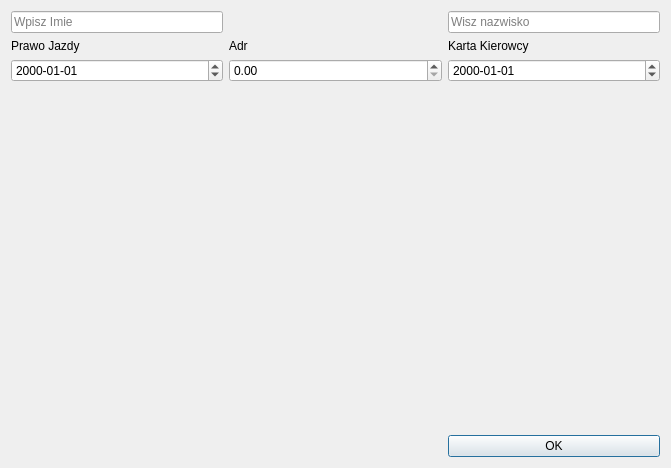
<?xml version="1.0" encoding="UTF-8"?>
<ui version="4.0">
 <class>Dialog</class>
 <widget class="QDialog" name="Dialog">
  <property name="geometry">
   <rect>
    <x>0</x>
    <y>0</y>
    <width>671</width>
    <height>468</height>
   </rect>
  </property>
  <property name="windowTitle">
   <string>Dialog</string>
  </property>
  <layout class="QGridLayout" name="gridLayout">
   <item row="0" column="2">
    <widget class="QLineEdit" name="edit_nazwisko">
     <property name="placeholderText">
      <string>Wisz nazwisko</string>
     </property>
    </widget>
   </item>
   <item row="0" column="0">
    <widget class="QLineEdit" name="edit_imie">
     <property name="placeholderText">
      <string>Wpisz Imie</string>
     </property>
    </widget>
   </item>
   <item row="1" column="1">
    <widget class="QLabel" name="label_2">
     <property name="text">
      <string>Adr</string>
     </property>
    </widget>
   </item>
   <item row="1" column="2">
    <widget class="QLabel" name="label_3">
     <property name="text">
      <string>Karta Kierowcy</string>
     </property>
    </widget>
   </item>
   <item row="2" column="0">
    <widget class="QDateEdit" name="edit_PrawoJazdy">
     <property name="displayFormat">
      <string>yyyy-MM-dd</string>
     </property>
    </widget>
   </item>
   <item row="2" column="2">
    <widget class="QDateEdit" name="edit_KartaKierowcy">
     <property name="displayFormat">
      <string>yyyy-MM-dd</string>
     </property>
    </widget>
   </item>
   <item row="2" column="1">
    <widget class="QDoubleSpinBox" name="edit_adr"/>
   </item>
   <item row="4" column="2">
    <widget class="QPushButton" name="button_ok">
     <property name="text">
      <string>OK</string>
     </property>
    </widget>
   </item>
   <item row="1" column="0">
    <widget class="QLabel" name="label">
     <property name="text">
      <string>Prawo Jazdy</string>
     </property>
    </widget>
   </item>
   <item row="0" column="1">
    <spacer name="horizontalSpacer">
     <property name="orientation">
      <enum>Qt::Horizontal</enum>
     </property>
     <property name="sizeHint" stdset="0">
      <size>
       <width>40</width>
       <height>20</height>
      </size>
     </property>
    </spacer>
   </item>
   <item row="3" column="2">
    <spacer name="verticalSpacer_2">
     <property name="orientation">
      <enum>Qt::Vertical</enum>
     </property>
     <property name="sizeHint" stdset="0">
      <size>
       <width>20</width>
       <height>40</height>
      </size>
     </property>
    </spacer>
   </item>
  </layout>
 </widget>
 <resources/>
 <connections/>
</ui>
